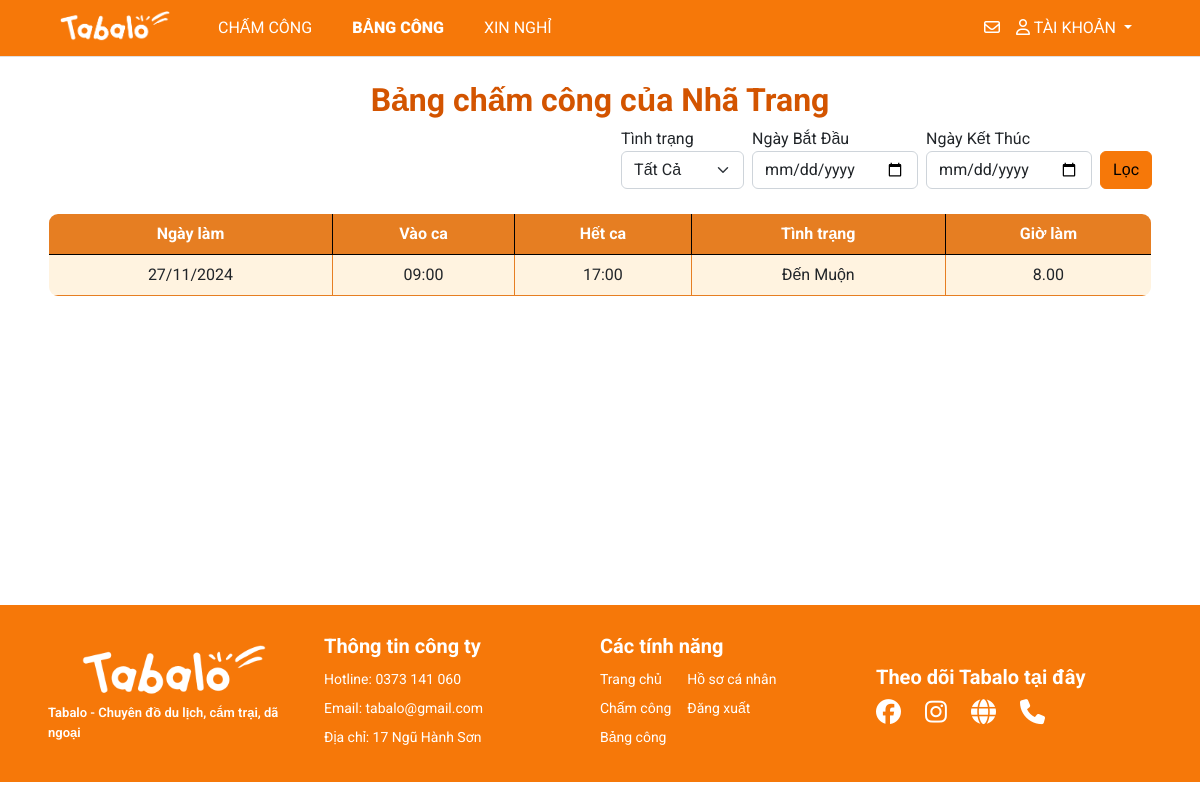
The app's page /sheet/33trangnha/ (signed in) with its own data.
### myapp/models.py (models this page shows, shortened)
class Sheet(models.Model):
    user=models.ForeignKey(User,on_delete=models.CASCADE)
    date=models.DateField()
    checkin=models.TimeField()
    checkout=models.TimeField(blank=True, null=True)
    work_hour=models.DecimalField(max_digits=5, decimal_places=2, blank=True, null=True)
    status=models.CharField(max_length=20, choices=[('Đúng Giờ', 'Đúng Giờ'), ('Đến Muộn', 'Đến Muộn')], default='Đúng Giờ')
    ot = models.IntegerField(null=True, blank=True, default=1)
    late_time = models.IntegerField(null=True, blank=True, default=0)  # Add late_time field

### myapp/views.py (the view)
# urls.py: path('sheet/', views.main_sheet, name='main-sheet'),
def sheet(request, username):
    try:
        user = User.objects.get(username=username)
    except User.DoesNotExist:
        user = None
    if user and request.user.is_authenticated:
        if request.user.username == username:
            title = f'Bảng chấm công {username}'
            sheets = Sheet.objects.filter(user=user).order_by('-date')
            sheets.total_hour = sheets.aggregate(total_hour=Sum('work_hour'))['total_hour']
            sheets.count_late = sheets.filter(status='Muộn').count()
            status = request.GET.get('status', '')
            start_date = request.GET.get('start-date', '')
            end_date = request.GET.get('end-date', '')
            if status:
                sheets = sheets.filter(status=status)
            if start_date and end_date:
                sheets = sheets.filter(date__range=[start_date, end_date])
            elif start_date:
                sheets = sheets.filter(date__range=[start_date, datetime.now().date()])
            elif end_date:
                sheets = sheets.filter(date__range=[datetime.now().date(), end_date])
            context = {'title': title,
                        'start_date': start_date,
                        'end_date': end_date,
                        'status': status,
                       'sheets': sheets}
            return render(request, 'pages/sheet.html', context)
        else:
            messages.warning(request, 'Hãy vào tài khoản của mình để xem')
            return redirect('sheet', username=request.user.username)
    else:
        messages.error(request, 'Vui lòng đăng nhập')
        return redirect('home')

### management/context_processors.py (called while the page is built)
def pending_dayoff(request):
  count_pending = DayOffRequest.objects.filter(status='pending').count()
  return {'count_pending': count_pending}

### templates/pages/sheet.html (shortened to what this page needs)
{% extends '../layouts/base.html' %}
{% block main %}
<br>
<h1 style="text-align: center; font-size: 2rem; font-weight: bold; color: #D35400;">Bảng chấm công của {{ request.user.first_name }} {{ request.user.last_name }}</h1>
{% include 'partials/filter_sheet.html' %}
<br>
<table class="table table-hover table-bordered custom-border" style="border-radius: 10px; overflow: hidden;">
  <thead class="bg-tab text-white" style="background-color: #E67E22;">
    <tr>
      <th scope="col" class="text-center" style="vertical-align: middle;">Ngày làm</th>
      <th scope="col" class="text-center" style="vertical-align: middle;">Vào ca</th>
      <th scope="col" class="text-center" style="vertical-align: middle;">Hết ca</th>
      <th scope="col" class="text-center" style="vertical-align: middle;">Tình trạng</th>
      <th scope="col" class="text-center" style="vertical-align: middle;">Giờ làm</th>
    </tr>
  </thead>
  <tbody>
    {% for sheet in sheets %}
    <tr style="transition: background-color 0.3s;">
      <td class="text-center align-middle border-cell">{{ sheet.date|date:"d/m/Y" }}</td>
      <td class="text-center align-middle border-cell">{{ sheet.checkin|date:"H:i" }}</td>
      <td class="text-center align-middle border-cell">{{ sheet.checkout|date:"H:i" }}</td>
      <td class="text-center align-middle border-cell">{{ sheet.status }}</td>
      <td class="text-center align-middle border-cell">{{ sheet.work_hour }}</td>
    </tr>
    {% endfor %}
  </tbody>
</table>
<br>
{% endblock %}

### static/styles/style.css (style rules this page uses)
.bg-tab { background-color: #FF983E !important; }
table { border-collapse: collapse; border: 1px solid #000 !important; }
table th, table td { border: 1px solid #000000; }

### templates/pages/sheet.html (style rules this page uses)
.table-bordered tbody tr:nth-child(odd) { background-color: #FFF3E0; }
.bg-tab { background-color: #E67E22 !important; color: white !important; }
.custom-border { border: 3px solid #E67E22; border-radius: 10px; }
.border-cell { border: 1px solid #E67E22; }
.table-bordered tbody tr:last-child { border-bottom: 2px solid #E67E22; }

### records on screen
Sheet: date "27/11/2024", checkin "09:00", checkout "17:00", status "Đến Muộn", work_hour "8.00"

### other values on screen
{{ request.user.first_name }} "Nhã"
{{ request.user.last_name }} "Trang"
